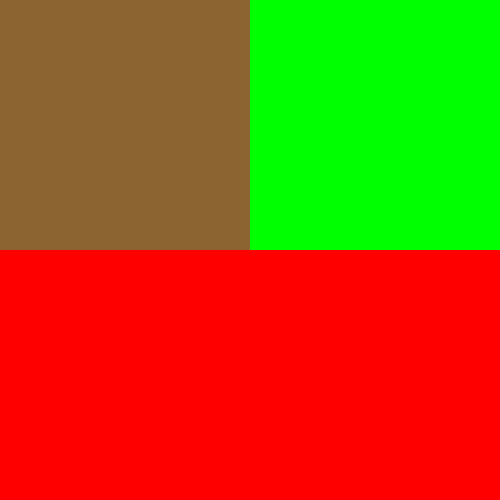
Frame 1 (no input)
Frame 60 (the mouse pressed at the canvas centre just before this capture): identical to frame 1, image omitted
Frame 120 (the mouse held since frame 60 and released just before this capture): identical to frame 1, image omitted

The Processing sketch that drew this single still picture (run headless with seeded random() and noise(); from frame 60 on, the mouse is pressed at the canvas centre):

// Processing sketch: Three_rect
// ── Three_rect.pde
void setup(){
  size(500,500);
}
void draw(){
  fill(255,0,0);
  noStroke();
  
  //1st brown
  fill (139,100,50);
  rect(0,0,width/2,height/2);
  
  //2nd green
  fill (0,255,0);
  rect(width/2 ,0, width/2, height/2);
  
  //3rd red
  fill(255,0,0);
  rect(0, height/2, width, height/2);

}
